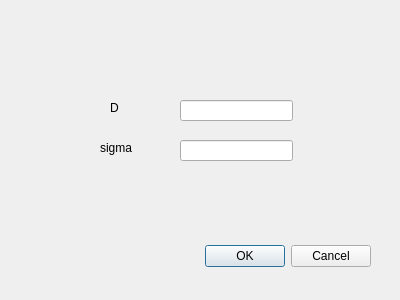
<?xml version="1.0" encoding="UTF-8"?>
<ui version="4.0">
 <class>FrequencyFilterDialog</class>
 <widget class="QDialog" name="FrequencyFilterDialog">
  <property name="geometry">
   <rect>
    <x>0</x>
    <y>0</y>
    <width>400</width>
    <height>300</height>
   </rect>
  </property>
  <property name="windowTitle">
   <string>Dialog</string>
  </property>
  <widget class="QDialogButtonBox" name="buttonBox">
   <property name="geometry">
    <rect>
     <x>30</x>
     <y>240</y>
     <width>341</width>
     <height>32</height>
    </rect>
   </property>
   <property name="orientation">
    <enum>Qt::Horizontal</enum>
   </property>
   <property name="standardButtons">
    <set>QDialogButtonBox::Cancel|QDialogButtonBox::Ok</set>
   </property>
  </widget>
  <widget class="QLabel" name="label">
   <property name="geometry">
    <rect>
     <x>110</x>
     <y>100</y>
     <width>60</width>
     <height>16</height>
    </rect>
   </property>
   <property name="text">
    <string>D</string>
   </property>
  </widget>
  <widget class="QLabel" name="label_2">
   <property name="geometry">
    <rect>
     <x>100</x>
     <y>140</y>
     <width>60</width>
     <height>16</height>
    </rect>
   </property>
   <property name="text">
    <string>sigma</string>
   </property>
  </widget>
  <widget class="QLineEdit" name="editD">
   <property name="geometry">
    <rect>
     <x>180</x>
     <y>100</y>
     <width>113</width>
     <height>21</height>
    </rect>
   </property>
  </widget>
  <widget class="QLineEdit" name="editSigma">
   <property name="geometry">
    <rect>
     <x>180</x>
     <y>140</y>
     <width>113</width>
     <height>21</height>
    </rect>
   </property>
  </widget>
 </widget>
 <resources/>
 <connections>
  <connection>
   <sender>buttonBox</sender>
   <signal>accepted()</signal>
   <receiver>FrequencyFilterDialog</receiver>
   <slot>accept()</slot>
   <hints>
    <hint type="sourcelabel">
     <x>248</x>
     <y>254</y>
    </hint>
    <hint type="destinationlabel">
     <x>157</x>
     <y>274</y>
    </hint>
   </hints>
  </connection>
  <connection>
   <sender>buttonBox</sender>
   <signal>rejected()</signal>
   <receiver>FrequencyFilterDialog</receiver>
   <slot>reject()</slot>
   <hints>
    <hint type="sourcelabel">
     <x>316</x>
     <y>260</y>
    </hint>
    <hint type="destinationlabel">
     <x>286</x>
     <y>274</y>
    </hint>
   </hints>
  </connection>
 </connections>
</ui>
